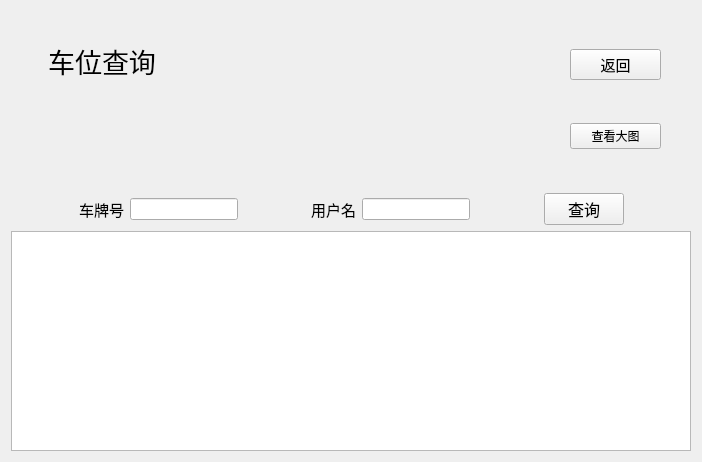
<?xml version="1.0" encoding="UTF-8"?>
<ui version="4.0">
 <class>Parking</class>
 <widget class="QWidget" name="Parking">
  <property name="geometry">
   <rect>
    <x>0</x>
    <y>0</y>
    <width>702</width>
    <height>462</height>
   </rect>
  </property>
  <property name="windowTitle">
   <string>车位查询</string>
  </property>
  <layout class="QGridLayout" name="gridLayout">
   <item row="0" column="0">
    <layout class="QVBoxLayout" name="verticalLayout_4" stretch="4,1,5">
     <item>
      <layout class="QHBoxLayout" name="horizontalLayout" stretch="2,4,1,1">
       <item>
        <layout class="QVBoxLayout" name="verticalLayout" stretch="1,1,3">
         <item>
          <spacer name="verticalSpacer_2">
           <property name="orientation">
            <enum>Qt::Vertical</enum>
           </property>
           <property name="sizeType">
            <enum>QSizePolicy::Fixed</enum>
           </property>
           <property name="sizeHint" stdset="0">
            <size>
             <width>20</width>
             <height>30</height>
            </size>
           </property>
          </spacer>
         </item>
         <item>
          <widget class="QLabel" name="label">
           <property name="font">
            <font>
             <family>Agency FB</family>
             <pointsize>20</pointsize>
            </font>
           </property>
           <property name="text">
            <string>车位查询</string>
           </property>
           <property name="alignment">
            <set>Qt::AlignCenter</set>
           </property>
          </widget>
         </item>
         <item>
          <spacer name="verticalSpacer">
           <property name="orientation">
            <enum>Qt::Vertical</enum>
           </property>
           <property name="sizeHint" stdset="0">
            <size>
             <width>20</width>
             <height>40</height>
            </size>
           </property>
          </spacer>
         </item>
        </layout>
       </item>
       <item>
        <layout class="QVBoxLayout" name="verticalLayout_3">
         <item>
          <widget class="QLabel" name="parkingMapLabel">
           <property name="styleSheet">
            <string notr="true">image: url(:/parkingspace.jpg);</string>
           </property>
           <property name="text">
            <string/>
           </property>
          </widget>
         </item>
        </layout>
       </item>
       <item>
        <layout class="QVBoxLayout" name="verticalLayout_2">
         <item>
          <spacer name="verticalSpacer_4">
           <property name="orientation">
            <enum>Qt::Vertical</enum>
           </property>
           <property name="sizeHint" stdset="0">
            <size>
             <width>20</width>
             <height>40</height>
            </size>
           </property>
          </spacer>
         </item>
         <item>
          <widget class="QPushButton" name="pushButton_2">
           <property name="font">
            <font>
             <family>Agency FB</family>
             <pointsize>11</pointsize>
            </font>
           </property>
           <property name="text">
            <string>返回</string>
           </property>
          </widget>
         </item>
         <item>
          <spacer name="verticalSpacer_5">
           <property name="orientation">
            <enum>Qt::Vertical</enum>
           </property>
           <property name="sizeHint" stdset="0">
            <size>
             <width>20</width>
             <height>40</height>
            </size>
           </property>
          </spacer>
         </item>
         <item>
          <widget class="QPushButton" name="showBigMapButton">
           <property name="text">
            <string>查看大图</string>
           </property>
          </widget>
         </item>
         <item>
          <spacer name="verticalSpacer_6">
           <property name="orientation">
            <enum>Qt::Vertical</enum>
           </property>
           <property name="sizeHint" stdset="0">
            <size>
             <width>20</width>
             <height>40</height>
            </size>
           </property>
          </spacer>
         </item>
        </layout>
       </item>
       <item>
        <spacer name="horizontalSpacer">
         <property name="orientation">
          <enum>Qt::Horizontal</enum>
         </property>
         <property name="sizeType">
          <enum>QSizePolicy::Fixed</enum>
         </property>
         <property name="sizeHint" stdset="0">
          <size>
           <width>30</width>
           <height>12</height>
          </size>
         </property>
        </spacer>
       </item>
      </layout>
     </item>
     <item>
      <layout class="QHBoxLayout" name="horizontalLayout_4">
       <item>
        <spacer name="horizontalSpacer_5">
         <property name="orientation">
          <enum>Qt::Horizontal</enum>
         </property>
         <property name="sizeHint" stdset="0">
          <size>
           <width>40</width>
           <height>20</height>
          </size>
         </property>
        </spacer>
       </item>
       <item>
        <layout class="QHBoxLayout" name="horizontalLayout_2">
         <item>
          <widget class="QLabel" name="label_2">
           <property name="font">
            <font>
             <family>Agency FB</family>
             <pointsize>11</pointsize>
            </font>
           </property>
           <property name="text">
            <string>车牌号</string>
           </property>
          </widget>
         </item>
         <item>
          <widget class="QLineEdit" name="licensePlateEdit"/>
         </item>
        </layout>
       </item>
       <item>
        <spacer name="horizontalSpacer_2">
         <property name="orientation">
          <enum>Qt::Horizontal</enum>
         </property>
         <property name="sizeHint" stdset="0">
          <size>
           <width>40</width>
           <height>20</height>
          </size>
         </property>
        </spacer>
       </item>
       <item>
        <layout class="QHBoxLayout" name="horizontalLayout_3">
         <item>
          <widget class="QLabel" name="label_3">
           <property name="font">
            <font>
             <family>Agency FB</family>
             <pointsize>11</pointsize>
            </font>
           </property>
           <property name="text">
            <string>用户名</string>
           </property>
          </widget>
         </item>
         <item>
          <widget class="QLineEdit" name="usernameEdit"/>
         </item>
        </layout>
       </item>
       <item>
        <spacer name="horizontalSpacer_3">
         <property name="orientation">
          <enum>Qt::Horizontal</enum>
         </property>
         <property name="sizeHint" stdset="0">
          <size>
           <width>40</width>
           <height>20</height>
          </size>
         </property>
        </spacer>
       </item>
       <item>
        <widget class="QPushButton" name="queryButton">
         <property name="font">
          <font>
           <family>Agency FB</family>
           <pointsize>12</pointsize>
          </font>
         </property>
         <property name="text">
          <string>查询</string>
         </property>
        </widget>
       </item>
       <item>
        <spacer name="horizontalSpacer_4">
         <property name="orientation">
          <enum>Qt::Horizontal</enum>
         </property>
         <property name="sizeHint" stdset="0">
          <size>
           <width>40</width>
           <height>20</height>
          </size>
         </property>
        </spacer>
       </item>
      </layout>
     </item>
     <item>
      <widget class="QTableView" name="resultTable">
       <property name="minimumSize">
        <size>
         <width>300</width>
         <height>0</height>
        </size>
       </property>
      </widget>
     </item>
    </layout>
   </item>
  </layout>
 </widget>
 <resources/>
 <connections/>
</ui>
